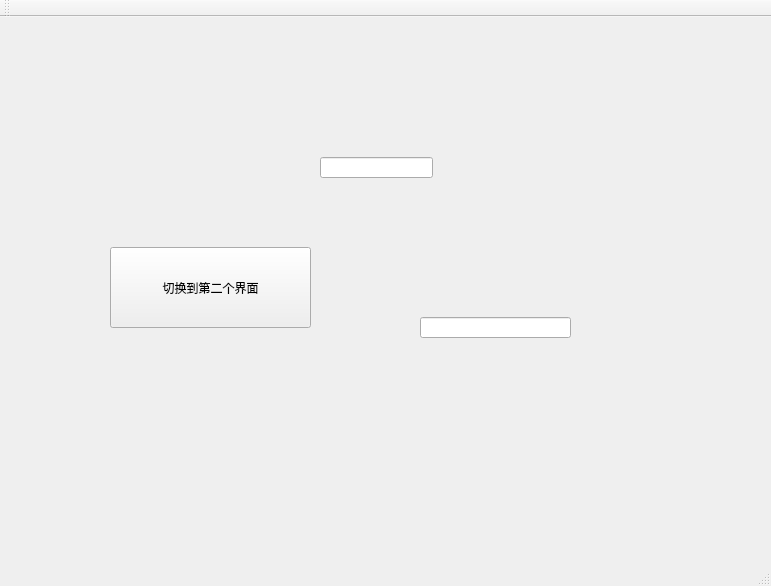
<?xml version="1.0" encoding="UTF-8"?>
<ui version="4.0">
 <class>MainWindow</class>
 <widget class="QMainWindow" name="MainWindow">
  <property name="geometry">
   <rect>
    <x>0</x>
    <y>0</y>
    <width>771</width>
    <height>586</height>
   </rect>
  </property>
  <property name="windowTitle">
   <string>MainWindow</string>
  </property>
  <widget class="QWidget" name="centralWidget">
   <widget class="QToolButton" name="toolButton">
    <property name="geometry">
     <rect>
      <x>110</x>
      <y>230</y>
      <width>201</width>
      <height>81</height>
     </rect>
    </property>
    <property name="text">
     <string>切换到第二个界面</string>
    </property>
   </widget>
   <widget class="QLineEdit" name="lineEdit">
    <property name="geometry">
     <rect>
      <x>320</x>
      <y>140</y>
      <width>113</width>
      <height>21</height>
     </rect>
    </property>
   </widget>
   <widget class="QLineEdit" name="lineEdit_2">
    <property name="geometry">
     <rect>
      <x>420</x>
      <y>300</y>
      <width>151</width>
      <height>21</height>
     </rect>
    </property>
   </widget>
  </widget>
  <widget class="QMenuBar" name="menuBar">
   <property name="geometry">
    <rect>
     <x>0</x>
     <y>0</y>
     <width>771</width>
     <height>26</height>
    </rect>
   </property>
  </widget>
  <widget class="QToolBar" name="mainToolBar">
   <attribute name="toolBarArea">
    <enum>TopToolBarArea</enum>
   </attribute>
   <attribute name="toolBarBreak">
    <bool>false</bool>
   </attribute>
  </widget>
  <widget class="QStatusBar" name="statusBar"/>
 </widget>
 <layoutdefault spacing="6" margin="11"/>
 <resources/>
 <connections/>
</ui>
